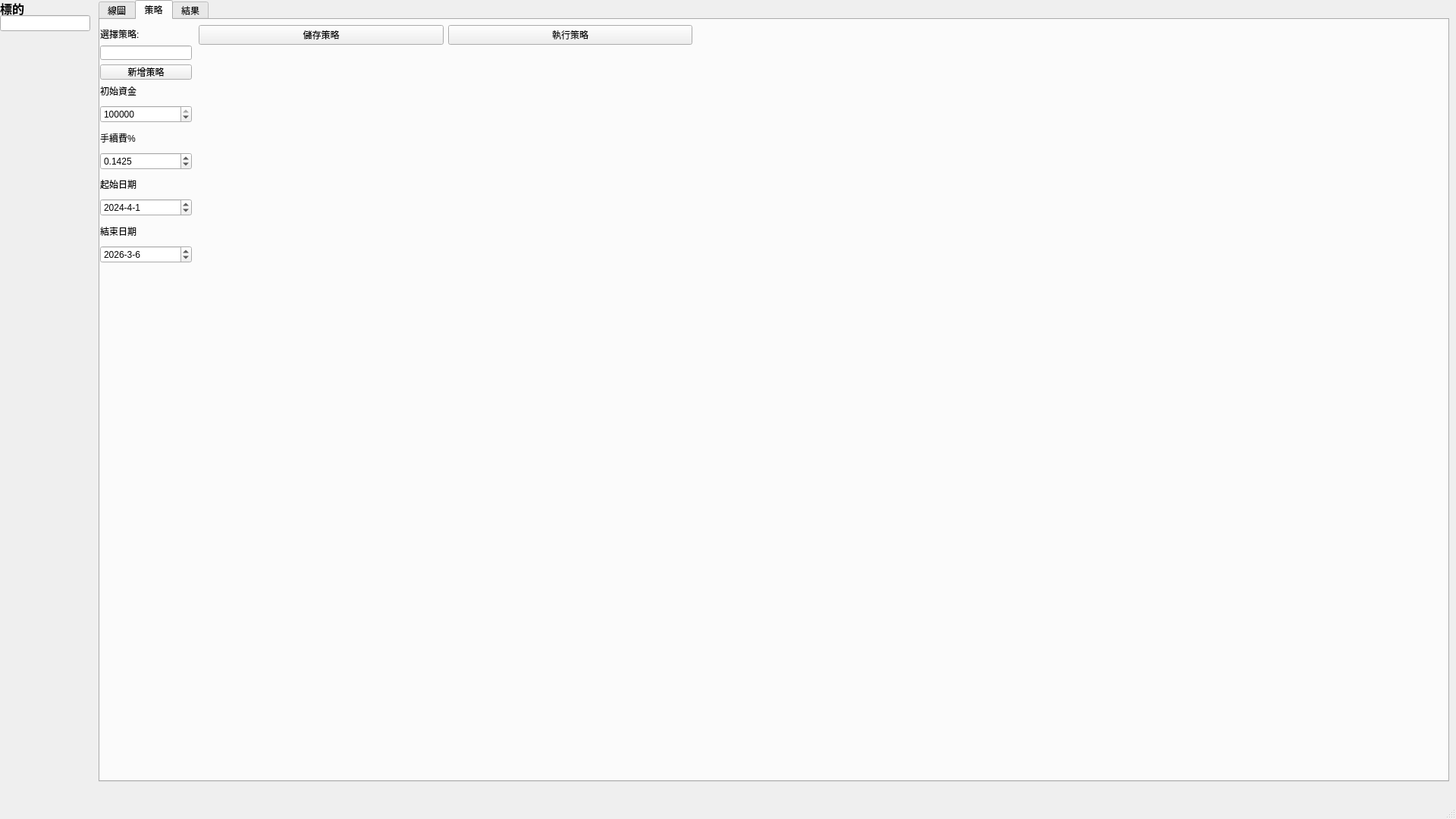
<?xml version="1.0" encoding="UTF-8"?>
<ui version="4.0">
 <class>MainWindow</class>
 <widget class="QMainWindow" name="MainWindow">
  <property name="geometry">
   <rect>
    <x>0</x>
    <y>0</y>
    <width>1920</width>
    <height>1080</height>
   </rect>
  </property>
  <property name="windowTitle">
   <string>MainWindow</string>
  </property>
  <widget class="QWidget" name="centralwidget">
   <widget class="QTabWidget" name="tabWidget">
    <property name="geometry">
     <rect>
      <x>130</x>
      <y>0</y>
      <width>1781</width>
      <height>1031</height>
     </rect>
    </property>
    <property name="currentIndex">
     <number>1</number>
    </property>
    <widget class="QWidget" name="candleTab">
     <attribute name="title">
      <string>線圖</string>
     </attribute>
     <widget class="QWidget" name="verticalLayoutWidget">
      <property name="geometry">
       <rect>
        <x>0</x>
        <y>30</y>
        <width>1741</width>
        <height>971</height>
       </rect>
      </property>
      <layout class="QVBoxLayout" name="chartLayout"/>
     </widget>
     <widget class="QWidget" name="horizontalLayoutWidget">
      <property name="geometry">
       <rect>
        <x>0</x>
        <y>0</y>
        <width>161</width>
        <height>31</height>
       </rect>
      </property>
      <layout class="QHBoxLayout" name="CandleMode">
       <item>
        <widget class="QRadioButton" name="UserInDayCandleMode">
         <property name="font">
          <font>
           <pointsize>12</pointsize>
           <weight>75</weight>
           <bold>true</bold>
          </font>
         </property>
         <property name="text">
          <string>天</string>
         </property>
         <property name="checked">
          <bool>true</bool>
         </property>
        </widget>
       </item>
       <item>
        <widget class="QRadioButton" name="UserInWeekCandleMode">
         <property name="font">
          <font>
           <pointsize>12</pointsize>
           <weight>75</weight>
           <bold>true</bold>
          </font>
         </property>
         <property name="text">
          <string>周</string>
         </property>
        </widget>
       </item>
       <item>
        <widget class="QRadioButton" name="UserInMonthCandleMode">
         <property name="font">
          <font>
           <pointsize>12</pointsize>
           <weight>75</weight>
           <bold>true</bold>
          </font>
         </property>
         <property name="text">
          <string>月</string>
         </property>
        </widget>
       </item>
      </layout>
     </widget>
    </widget>
    <widget class="QWidget" name="strategyTab">
     <attribute name="title">
      <string>策略</string>
     </attribute>
     <widget class="QWidget" name="verticalLayoutWidget_3">
      <property name="geometry">
       <rect>
        <x>130</x>
        <y>40</y>
        <width>651</width>
        <height>961</height>
       </rect>
      </property>
      <layout class="QVBoxLayout" name="codeLayout"/>
     </widget>
     <widget class="QWidget" name="verticalLayoutWidget_4">
      <property name="geometry">
       <rect>
        <x>0</x>
        <y>10</y>
        <width>121</width>
        <height>69</height>
       </rect>
      </property>
      <layout class="QVBoxLayout" name="verticalLayout_2">
       <item>
        <widget class="QLabel" name="label_6">
         <property name="text">
          <string>選擇策略:</string>
         </property>
        </widget>
       </item>
       <item>
        <widget class="QLineEdit" name="StrategySerchingBar"/>
       </item>
       <item>
        <widget class="QPushButton" name="createNewStrategy">
         <property name="text">
          <string>新增策略</string>
         </property>
        </widget>
       </item>
      </layout>
     </widget>
     <widget class="QWidget" name="horizontalLayoutWidget_2">
      <property name="geometry">
       <rect>
        <x>130</x>
        <y>0</y>
        <width>651</width>
        <height>41</height>
       </rect>
      </property>
      <layout class="QHBoxLayout" name="horizontalLayout">
       <item>
        <widget class="QPushButton" name="saveStrategy">
         <property name="text">
          <string>儲存策略</string>
         </property>
        </widget>
       </item>
       <item>
        <widget class="QPushButton" name="runStrategy">
         <property name="text">
          <string>執行策略</string>
         </property>
        </widget>
       </item>
      </layout>
     </widget>
     <widget class="QWidget" name="verticalLayoutWidget_2">
      <property name="geometry">
       <rect>
        <x>0</x>
        <y>80</y>
        <width>121</width>
        <height>241</height>
       </rect>
      </property>
      <layout class="QVBoxLayout" name="verticalLayout">
       <item>
        <widget class="QLabel" name="label_2">
         <property name="text">
          <string>初始資金</string>
         </property>
        </widget>
       </item>
       <item>
        <widget class="QSpinBox" name="UserInFund">
         <property name="maximum">
          <number>1000000</number>
         </property>
         <property name="singleStep">
          <number>10000</number>
         </property>
         <property name="value">
          <number>500000</number>
         </property>
        </widget>
       </item>
       <item>
        <widget class="QLabel" name="label_4">
         <property name="text">
          <string>手續費%</string>
         </property>
        </widget>
       </item>
       <item>
        <widget class="QDoubleSpinBox" name="UserInFee">
         <property name="decimals">
          <number>4</number>
         </property>
         <property name="maximum">
          <double>5.000000000000000</double>
         </property>
         <property name="singleStep">
          <double>0.010000000000000</double>
         </property>
         <property name="value">
          <double>0.142500000000000</double>
         </property>
        </widget>
       </item>
       <item>
        <widget class="QLabel" name="label_5">
         <property name="text">
          <string>起始日期</string>
         </property>
        </widget>
       </item>
       <item>
        <widget class="QDateEdit" name="UserInStartDate">
         <property name="displayFormat">
          <string>yyyy-M-d</string>
         </property>
         <property name="date">
          <date>
           <year>2024</year>
           <month>4</month>
           <day>1</day>
          </date>
         </property>
        </widget>
       </item>
       <item>
        <widget class="QLabel" name="label_3">
         <property name="text">
          <string>結束日期</string>
         </property>
        </widget>
       </item>
       <item>
        <widget class="QDateEdit" name="UserInEndDate">
         <property name="displayFormat">
          <string>yyyy-M-d</string>
         </property>
         <property name="date">
          <date>
           <year>2026</year>
           <month>3</month>
           <day>6</day>
          </date>
         </property>
        </widget>
       </item>
      </layout>
     </widget>
    </widget>
    <widget class="QWidget" name="resultTab">
     <attribute name="title">
      <string>結果</string>
     </attribute>
    </widget>
   </widget>
   <widget class="QLineEdit" name="StockIDSerchingBar">
    <property name="geometry">
     <rect>
      <x>0</x>
      <y>20</y>
      <width>119</width>
      <height>21</height>
     </rect>
    </property>
    <property name="font">
     <font>
      <pointsize>12</pointsize>
      <weight>75</weight>
      <bold>true</bold>
     </font>
    </property>
    <property name="text">
     <string/>
    </property>
   </widget>
   <widget class="QLabel" name="label">
    <property name="geometry">
     <rect>
      <x>0</x>
      <y>0</y>
      <width>119</width>
      <height>21</height>
     </rect>
    </property>
    <property name="sizePolicy">
     <sizepolicy hsizetype="Minimum" vsizetype="Preferred">
      <horstretch>0</horstretch>
      <verstretch>0</verstretch>
     </sizepolicy>
    </property>
    <property name="font">
     <font>
      <pointsize>12</pointsize>
      <weight>75</weight>
      <bold>true</bold>
     </font>
    </property>
    <property name="text">
     <string>標的</string>
    </property>
   </widget>
  </widget>
  <widget class="QMenuBar" name="menubar">
   <property name="geometry">
    <rect>
     <x>0</x>
     <y>0</y>
     <width>1920</width>
     <height>21</height>
    </rect>
   </property>
  </widget>
  <widget class="QStatusBar" name="statusbar"/>
 </widget>
 <resources/>
 <connections/>
</ui>
